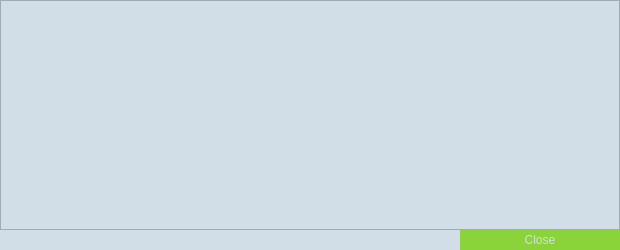
<?xml version="1.0" encoding="UTF-8"?>
<ui version="4.0">
 <class>TransactionDescDialog</class>
 <widget class="QDialog" name="TransactionDescDialog">
  <property name="geometry">
   <rect>
    <x>0</x>
    <y>0</y>
    <width>620</width>
    <height>250</height>
   </rect>
  </property>
  <property name="palette">
   <palette>
    <active>
     <colorrole role="Button">
      <brush brushstyle="SolidPattern">
       <color alpha="255">
        <red>209</red>
        <green>222</green>
        <blue>231</blue>
       </color>
      </brush>
     </colorrole>
     <colorrole role="Base">
      <brush brushstyle="SolidPattern">
       <color alpha="255">
        <red>209</red>
        <green>222</green>
        <blue>231</blue>
       </color>
      </brush>
     </colorrole>
     <colorrole role="Window">
      <brush brushstyle="SolidPattern">
       <color alpha="255">
        <red>209</red>
        <green>222</green>
        <blue>231</blue>
       </color>
      </brush>
     </colorrole>
    </active>
    <inactive>
     <colorrole role="Button">
      <brush brushstyle="SolidPattern">
       <color alpha="255">
        <red>209</red>
        <green>222</green>
        <blue>231</blue>
       </color>
      </brush>
     </colorrole>
     <colorrole role="Base">
      <brush brushstyle="SolidPattern">
       <color alpha="255">
        <red>209</red>
        <green>222</green>
        <blue>231</blue>
       </color>
      </brush>
     </colorrole>
     <colorrole role="Window">
      <brush brushstyle="SolidPattern">
       <color alpha="255">
        <red>209</red>
        <green>222</green>
        <blue>231</blue>
       </color>
      </brush>
     </colorrole>
    </inactive>
    <disabled>
     <colorrole role="Button">
      <brush brushstyle="SolidPattern">
       <color alpha="255">
        <red>209</red>
        <green>222</green>
        <blue>231</blue>
       </color>
      </brush>
     </colorrole>
     <colorrole role="Base">
      <brush brushstyle="SolidPattern">
       <color alpha="255">
        <red>209</red>
        <green>222</green>
        <blue>231</blue>
       </color>
      </brush>
     </colorrole>
     <colorrole role="Window">
      <brush brushstyle="SolidPattern">
       <color alpha="255">
        <red>209</red>
        <green>222</green>
        <blue>231</blue>
       </color>
      </brush>
     </colorrole>
    </disabled>
   </palette>
  </property>
  <property name="windowTitle">
   <string>Transaction details</string>
  </property>
  <property name="styleSheet">
   <string notr="true">background-color: rgb(209,222,231);</string>
  </property>
  <layout class="QVBoxLayout" name="verticalLayout">
   <property name="spacing">
    <number>0</number>
   </property>
   <property name="leftMargin">
    <number>0</number>
   </property>
   <property name="topMargin">
    <number>0</number>
   </property>
   <property name="rightMargin">
    <number>0</number>
   </property>
   <property name="bottomMargin">
    <number>0</number>
   </property>
   <item>
    <widget class="QTextEdit" name="detailText">
     <property name="palette">
      <palette>
       <active>
        <colorrole role="WindowText">
         <brush brushstyle="SolidPattern">
          <color alpha="255">
           <red>48</red>
           <green>134</green>
           <blue>196</blue>
          </color>
         </brush>
        </colorrole>
        <colorrole role="Button">
         <brush brushstyle="SolidPattern">
          <color alpha="255">
           <red>209</red>
           <green>222</green>
           <blue>231</blue>
          </color>
         </brush>
        </colorrole>
        <colorrole role="Text">
         <brush brushstyle="SolidPattern">
          <color alpha="255">
           <red>48</red>
           <green>134</green>
           <blue>196</blue>
          </color>
         </brush>
        </colorrole>
        <colorrole role="ButtonText">
         <brush brushstyle="SolidPattern">
          <color alpha="255">
           <red>48</red>
           <green>134</green>
           <blue>196</blue>
          </color>
         </brush>
        </colorrole>
        <colorrole role="Base">
         <brush brushstyle="SolidPattern">
          <color alpha="255">
           <red>209</red>
           <green>222</green>
           <blue>231</blue>
          </color>
         </brush>
        </colorrole>
        <colorrole role="Window">
         <brush brushstyle="SolidPattern">
          <color alpha="255">
           <red>209</red>
           <green>222</green>
           <blue>231</blue>
          </color>
         </brush>
        </colorrole>
       </active>
       <inactive>
        <colorrole role="WindowText">
         <brush brushstyle="SolidPattern">
          <color alpha="255">
           <red>48</red>
           <green>134</green>
           <blue>196</blue>
          </color>
         </brush>
        </colorrole>
        <colorrole role="Button">
         <brush brushstyle="SolidPattern">
          <color alpha="255">
           <red>209</red>
           <green>222</green>
           <blue>231</blue>
          </color>
         </brush>
        </colorrole>
        <colorrole role="Text">
         <brush brushstyle="SolidPattern">
          <color alpha="255">
           <red>48</red>
           <green>134</green>
           <blue>196</blue>
          </color>
         </brush>
        </colorrole>
        <colorrole role="ButtonText">
         <brush brushstyle="SolidPattern">
          <color alpha="255">
           <red>48</red>
           <green>134</green>
           <blue>196</blue>
          </color>
         </brush>
        </colorrole>
        <colorrole role="Base">
         <brush brushstyle="SolidPattern">
          <color alpha="255">
           <red>209</red>
           <green>222</green>
           <blue>231</blue>
          </color>
         </brush>
        </colorrole>
        <colorrole role="Window">
         <brush brushstyle="SolidPattern">
          <color alpha="255">
           <red>209</red>
           <green>222</green>
           <blue>231</blue>
          </color>
         </brush>
        </colorrole>
       </inactive>
       <disabled>
        <colorrole role="WindowText">
         <brush brushstyle="SolidPattern">
          <color alpha="255">
           <red>48</red>
           <green>134</green>
           <blue>196</blue>
          </color>
         </brush>
        </colorrole>
        <colorrole role="Button">
         <brush brushstyle="SolidPattern">
          <color alpha="255">
           <red>209</red>
           <green>222</green>
           <blue>231</blue>
          </color>
         </brush>
        </colorrole>
        <colorrole role="Text">
         <brush brushstyle="SolidPattern">
          <color alpha="255">
           <red>48</red>
           <green>134</green>
           <blue>196</blue>
          </color>
         </brush>
        </colorrole>
        <colorrole role="ButtonText">
         <brush brushstyle="SolidPattern">
          <color alpha="255">
           <red>48</red>
           <green>134</green>
           <blue>196</blue>
          </color>
         </brush>
        </colorrole>
        <colorrole role="Base">
         <brush brushstyle="SolidPattern">
          <color alpha="255">
           <red>209</red>
           <green>222</green>
           <blue>231</blue>
          </color>
         </brush>
        </colorrole>
        <colorrole role="Window">
         <brush brushstyle="SolidPattern">
          <color alpha="255">
           <red>209</red>
           <green>222</green>
           <blue>231</blue>
          </color>
         </brush>
        </colorrole>
       </disabled>
      </palette>
     </property>
     <property name="toolTip">
      <string>This pane shows a detailed description of the transaction</string>
     </property>
     <property name="styleSheet">
      <string notr="true">color: rgb(113,189,28);</string>
     </property>
     <property name="readOnly">
      <bool>true</bool>
     </property>
    </widget>
   </item>
   <item>
    <widget class="QDialogButtonBox" name="buttonBox">
     <property name="styleSheet">
      <string notr="true">QPushButton {
	background-color: rgb(138,211,57);
	color: rgb(209,222,231);
	border: 0px solid gray;
	max-height: 20px;
	min-height: 20px;
	max-width: 160px;
	min-width: 160px;
}

QPushButton:pressed:flat {
	background-color: rgb(70,120,16);
}

QPushButton:hover {
	background-color: rgb(70,120,16);
}</string>
     </property>
     <property name="orientation">
      <enum>Qt::Horizontal</enum>
     </property>
     <property name="standardButtons">
      <set>QDialogButtonBox::Close</set>
     </property>
    </widget>
   </item>
  </layout>
 </widget>
 <resources/>
 <connections>
  <connection>
   <sender>buttonBox</sender>
   <signal>accepted()</signal>
   <receiver>TransactionDescDialog</receiver>
   <slot>accept()</slot>
   <hints>
    <hint type="sourcelabel">
     <x>248</x>
     <y>254</y>
    </hint>
    <hint type="destinationlabel">
     <x>157</x>
     <y>274</y>
    </hint>
   </hints>
  </connection>
  <connection>
   <sender>buttonBox</sender>
   <signal>rejected()</signal>
   <receiver>TransactionDescDialog</receiver>
   <slot>reject()</slot>
   <hints>
    <hint type="sourcelabel">
     <x>316</x>
     <y>260</y>
    </hint>
    <hint type="destinationlabel">
     <x>286</x>
     <y>274</y>
    </hint>
   </hints>
  </connection>
 </connections>
</ui>
